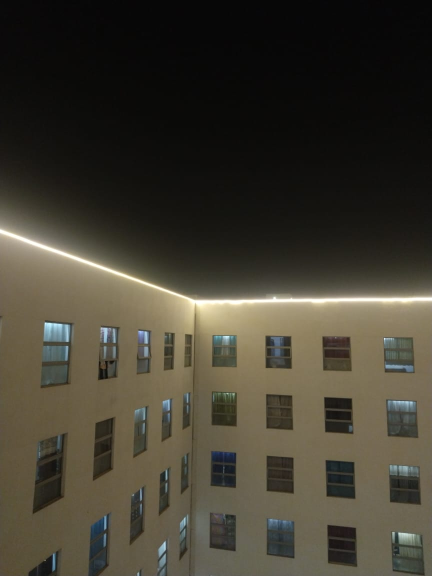
#> input picture OpenCV/WhatsApp Image 2025-11-18 at 11.12.46 PM.jpeg, 864 x 1152 px (shown at 1/2 size)
$ jupyter execute imagestit.ipynb
#> lines starting #> are read from the running program, lines starting #| are printed output that depends on the picture; after the words box and inside, x2 and y2 are one past the last pixel; in counts of white or black regions, pixels touching at a corner belong together
[cell 1]
import cv2
import numpy as np

[cell 2]
# ==== 1. Load Images ====

num_imgs = int(input("How many images do you want to stitch? (min 2): "))
#> the answer given: 3

paths = []
for i in range(num_imgs):
    p = input(f"Enter path for image {i+1}: ")
    paths.append(p)
#> this loop made 3 passes; the answer given on pass 1: WhatsApp Image 2025-11-18 at 11.12.46 PM.jpeg

images = []
for i, p in enumerate(paths):
    img = cv2.imread(p)
#> img is the input picture: shape (1152, 864, 3); mean B, G, R 49.6, 61.4, 65.7

    if img is None:
        print(f"[ERROR] Could not load: {p}")
        continue

    images.append(img)
    print(f"\n[INFO] Loaded Image {i+1}: {p}")

    # Show image correctly (VS Code friendly)
    cv2.imshow(f"Image {i+1}", img)
    cv2.waitKey(1000)        # show for 1 second (you can change this)
    cv2.destroyAllWindows()

if len(images) < 2:
    raise ValueError("Need at least 2 valid images to stitch!")

[cell 3]
gray_images = []

for i, img in enumerate(images):
    gray = cv2.cvtColor(img, cv2.COLOR_BGR2GRAY)
    gray_images.append(gray)
    print(f"[INFO] Converted Image {i+1} to grayscale")
#> this loop made 3 passes
#| [INFO] Converted Image 1 to grayscale
#| [INFO] Converted Image 2 to grayscale
#| [INFO] Converted Image 3 to grayscale
#> pass 1, `gray = cv2.cvtColor(img, cv2.COLOR_BGR2GRAY)`:
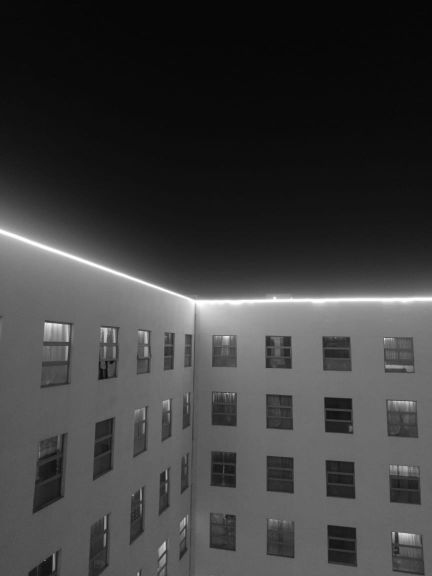
#> gray: shape (1152, 864) (shown at 1/2 size); min 5, max 255, mean 61.4
#> pass 2, `gray = cv2.cvtColor(img, cv2.COLOR_BGR2GRAY)`:
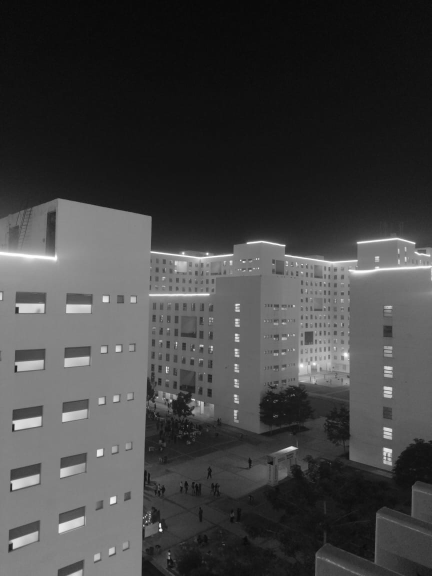
#> gray: shape (1152, 864) (shown at 1/2 size); min 7, max 255, mean 66.6
#> after the loop, gray_images = 3 items

# Show grayscale images (VS Code compatible)
print("\n[INFO] Showing grayscale versions:")
for i, g in enumerate(gray_images):
    print(f"Gray Image {i+1}")

    cv2.imshow(f"Grayscale Image {i+1}", g)
    cv2.waitKey(1000)   # show for 1 second (you can change it)
    cv2.destroyAllWindows()

[cell 4]
orb = cv2.ORB_create(nfeatures=4000)

kp_list = []
des_list = []

for i, gray in enumerate(gray_images):

    # Detect keypoints + descriptors
    keypts, des = orb.detectAndCompute(gray, None)
    print(f"[INFO] Image {i+1}: {len(keypts)} keypoints detected")

    kp_list.append(keypts)
    des_list.append(des)

    # Visualize keypoints
    kp_img = cv2.drawKeypoints(
        gray, keypts, None,
        color=(0, 255, 0),
        flags=cv2.DRAW_MATCHES_FLAGS_DRAW_RICH_KEYPOINTS
    )

    # Show in VS Code
    cv2.imshow(f"Keypoints Image {i+1}", kp_img)
    cv2.waitKey(1000)     # show for 1 second (change to 0 for manual close)
    cv2.destroyAllWindows()
#> this loop made 3 passes
#| [INFO] Image 1: 2003 keypoints detected
#| [INFO] Image 2: 4000 keypoints detected
#| [INFO] Image 3: 4000 keypoints detected
#> pass 1, `kp_img = cv2.drawKeypoints( gray, keypts, None, color=(0, 255, 0), fla..`:
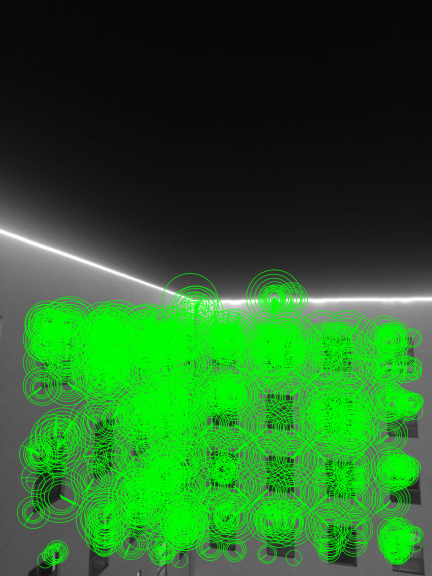
#> kp_img: shape (1152, 864, 3) (shown at 1/2 size); mean of channels 0, 1, 2 37.2, 100.9, 37.2; drawn as B, G, R
#> pass 2, `kp_img = cv2.drawKeypoints( gray, keypts, None, color=(0, 255, 0), fla..`:
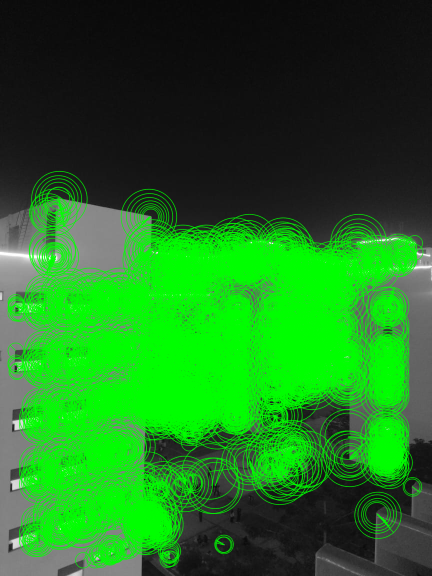
#> kp_img: shape (1152, 864, 3) (shown at 1/2 size); mean of channels 0, 1, 2 30.2, 116.4, 30.2; drawn as B, G, R
#> after the loop, des_list = 3 items; kp_list = 3 items

[cell 5]
def match_features_orb(desc1, desc2):
    # safety checks
    if desc1 is None or desc2 is None:
        print("[ERROR] Descriptor missing — cannot match")
        return []

    if len(desc1) == 0 or len(desc2) == 0:
        print("[ERROR] Empty descriptor set — cannot match")
        return []

    # ORB uses Hamming distance
    bf = cv2.BFMatcher(cv2.NORM_HAMMING, crossCheck=False)

    # KNN matches
    matches = bf.knnMatch(desc1, desc2, k=2)

    # Lowe’s ratio test
    good = [m for m, n in matches if m.distance < 0.75 * n.distance]

    print(f"[INFO] Good Matches: {len(good)}")
    return good


# ============================================================
# AUTOMATIC MATCHING FOR N IMAGES (VS Code)
# ============================================================

all_matches = []

for i in range(len(des_list) - 1):
    print(f"\n=== Matching Image {i+1} with Image {i+2} ===")

    desc1 = des_list[i]
    desc2 = des_list[i + 1]

    good = match_features_orb(desc1, desc2)

    all_matches.append(good)
#> this loop made 2 passes
#> (matches in match_features_orb, good) on passes 1 to 2: (2003 matches, 16 matches), (4000 matches, 4000 matches)
#| === Matching Image 1 with Image 2 ===
#| [INFO] Good Matches: 16
#| === Matching Image 2 with Image 3 ===
#| [INFO] Good Matches: 4000
#> after the loop, all_matches = 2 matches

[cell 6]
def draw_matches(img1, kp1, img2, kp2, matches, max_show=50):
    if len(matches) == 0:
        print("[WARN] No matches to visualize")
        return

    matched_img = cv2.drawMatches(
        img1, kp1,
        img2, kp2,
        matches[:max_show], None,
        flags=cv2.DrawMatchesFlags_NOT_DRAW_SINGLE_POINTS
    )

    cv2.imshow("Matches", matched_img)
    cv2.waitKey(0)
    cv2.destroyAllWindows()

[cell 7]
for i in range(len(all_matches)):
    print(f"\nShowing matches for Image {i+1} & Image {i+2}")
    draw_matches(images[i], kp_list[i], images[i+1], kp_list[i+1], all_matches[i])
#> this loop made 2 passes
#| Showing matches for Image 1 & Image 2
#| Showing matches for Image 2 & Image 3
#> pass 1, in draw_matches, `matched_img = cv2.drawMatches( img1, kp1, img2, kp2, matches[:max_show..`:
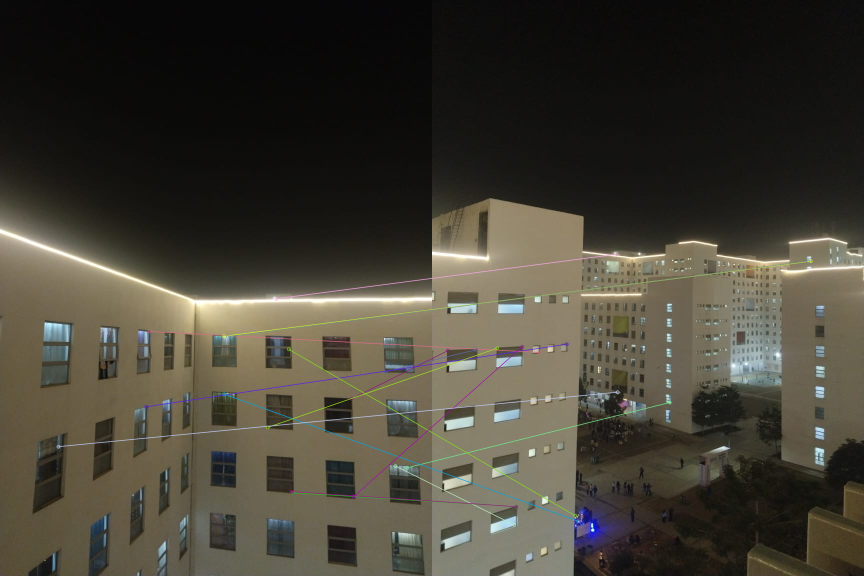
#> matched_img: shape (1152, 1728, 3) (shown at 1/2 size); mean B, G, R 53.5, 64.4, 68.1
#> pass 2, in draw_matches (call 2), `matched_img = cv2.drawMatches( img1, kp1, img2, kp2, matches[:max_show..`:
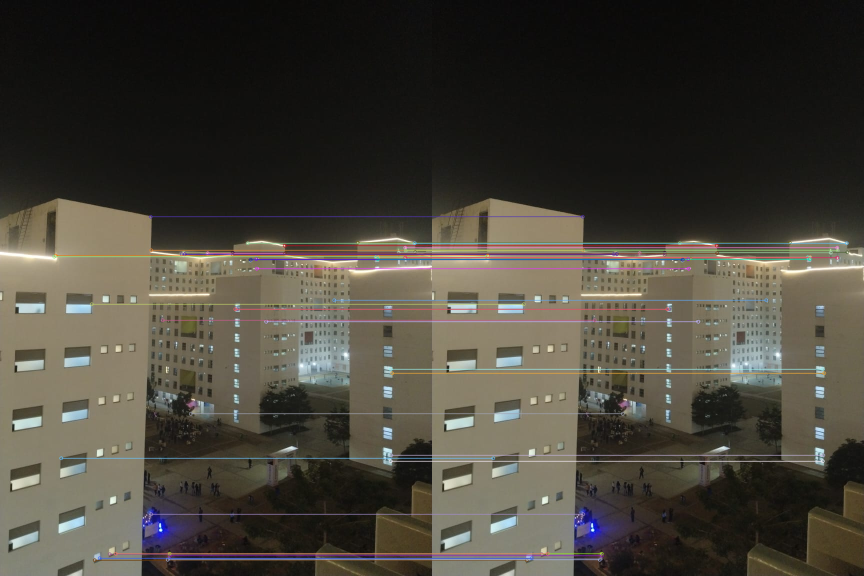
#> matched_img: shape (1152, 1728, 3) (shown at 1/2 size); mean B, G, R 57.9, 67.2, 71.1

[cell 8]
# ==========================================================
# 4. FEATHER BLENDING FUNCTION (must come BEFORE warp_and_merge)
# ==========================================================

def feather_blend(base, overlay):
    base_gray = cv2.cvtColor(base, cv2.COLOR_BGR2GRAY)
    over_gray = cv2.cvtColor(overlay, cv2.COLOR_BGR2GRAY)

    base_mask = (base_gray > 0).astype(np.uint8)
    over_mask = (over_gray > 0).astype(np.uint8)

    if base_mask.max() == 0:
        return overlay
    if over_mask.max() == 0:
        return base

    dist_base = cv2.distanceTransform(base_mask, cv2.DIST_L2, 3)
    dist_over = cv2.distanceTransform(over_mask, cv2.DIST_L2, 3)

    weight_base = dist_base / (dist_base + dist_over + 1e-8)
    weight_over = dist_over / (dist_base + dist_over + 1e-8)

    weight_base = weight_base[..., None]
    weight_over = weight_over[..., None]

    blended = base * weight_base + overlay * weight_over
    return blended.astype(np.uint8)

[cell 9]
# ==========================================================
# AUTO-CROP BLACK BORDERS (must come BEFORE stitching loop)
# ==========================================================

def auto_crop_black(image):
    gray = cv2.cvtColor(image, cv2.COLOR_BGR2GRAY)

    # create binary mask of non-black region
    _, thresh = cv2.threshold(gray, 1, 255, cv2.THRESH_BINARY)

    coords = cv2.findNonZero(thresh)
    if coords is None:
        return image

    x, y, w, h = cv2.boundingRect(coords)
    return image[y:y+h, x:x+w]

[cell 10]
def warp_and_merge(img1, img2, H):
    # Ensure H is float64
    H = H.astype(np.float64)

    h1, w1 = img1.shape[:2]
    h2, w2 = img2.shape[:2]

    # Corners of image 2
    corners_img2 = np.float32([
        [0, 0],
        [0, h2],
        [w2, h2],
        [w2, 0]
    ]).reshape(-1, 1, 2)

    warped_corners_img2 = cv2.perspectiveTransform(corners_img2, H)

    # Corners of image 1
    corners_img1 = np.float32([
        [0, 0],
        [0, h1],
        [w1, h1],
        [w1, 0]
    ]).reshape(-1, 1, 2)

    # All corners combined
    all_corners = np.concatenate((corners_img1, warped_corners_img2), axis=0)

    # Bounding box for panorama
    xmin, ymin = np.int32(all_corners.min(axis=0).ravel() - 0.5)
    xmax, ymax = np.int32(all_corners.max(axis=0).ravel() + 0.5)

    # Translate so image fits whole canvas
    tx, ty = -xmin, -ymin
    T = np.array([[1, 0, tx],
                  [0, 1, ty],
                  [0, 0, 1]], dtype=np.float64)

    size = (xmax - xmin, ymax - ymin)

    # Warp image 2 into the panorama frame
    warped_img2 = cv2.warpPerspective(img2, T @ H, size)

    # Place image 1 onto canvas
    canvas1 = np.zeros_like(warped_img2)
    canvas1[ty:ty + h1, tx:tx + w1] = img1

    # Blend both images
    blended = feather_blend(canvas1, warped_img2)

    return blended

[cell 11]
# ==========================================================
# 7. STITCHING LOOP (AUTOMATIC FOR N IMAGES)
# ==========================================================

panorama = images[0]   # start with first image

for i in range(1, len(images)):
    print(f"\n[STEP] Stitching image {i+1}")

    # ORB features for the current panorama
    gray_pano = cv2.cvtColor(panorama, cv2.COLOR_BGR2GRAY)
    kp_pano, des_pano = orb.detectAndCompute(gray_pano, None)

    # Precomputed features of next image
    kp_next = kp_list[i]
    des_next = des_list[i]

    # Feature match
    matches = match_features_orb(des_pano, des_next)

    if len(matches) < 4:
        print("[ERROR] Not enough matches — skipping image", i+1)
        continue

    # Homography
    src_pts = np.float32([kp_pano[m.queryIdx].pt for m in matches]).reshape(-1,1,2)
    dst_pts = np.float32([kp_next[m.trainIdx].pt for m in matches]).reshape(-1,1,2)

    H, mask = cv2.findHomography(dst_pts, src_pts, cv2.RANSAC, 5.0)
    print("[INFO] Homography:")
    print(H)

    # Warp + blend
    panorama = warp_and_merge(panorama, images[i], H)

    # Crop black borders
    panorama = auto_crop_black(panorama)

    # Show progress
    cv2.imshow("Panorama Progress", panorama)
    cv2.waitKey(1)
#> this loop made 2 passes
#> (matches, good in match_features_orb, mask, h1 in warp_and_merge, w1 in warp_and_merge, h2 in warp_and_merge, w2 in warp_and_merge, corners_img1 in warp_and_merge) on passes 1 to 2: (16 matches, 16 matches, [0, 0, 0, 0, 0, 1, 0, 1, 1, 0, 0, 0, 1, 1, 0, 0], 1152, 864, 1152, 864, [[0, 0], [0, 1152], [864, 1152], [864, 0]]), (16 matches, 16 matches, [0, 0, 0, 0, 0, 1, 0, 1, 1, 0, 0, 0, 1, 1, 0, 0], 1152, 864, 1152, 864, [[0, 0], [0, 1152], [864, 1152], [864, 0]])
#| [STEP] Stitching image 2
#| [INFO] Good Matches: 16
#| [INFO] Homography:
#| [[-1.58342539e+00 -2.10953619e-01  4.78536865e+02]
#|  [-2.31681039e+00 -2.84602950e-01  6.75560500e+02]
#|  [-3.44252825e-03 -4.18242457e-04  1.00000000e+00]]
#| [STEP] Stitching image 3
#| [INFO] Good Matches: 16
#| [INFO] Homography:
#| [[-1.58342539e+00 -2.10953619e-01  4.78536865e+02]
#> (further printed lines are left out)
#> pass 1, in warp_and_merge, `warped_img2 = cv2.warpPerspective(img2, T @ H, size)`:
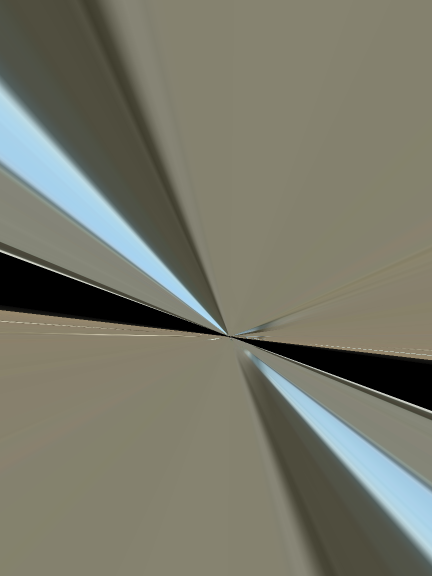
#> warped_img2: shape (1152, 864, 3) (shown at 1/2 size); mean B, G, R 105.8, 120.1, 119.8
#> pass 1, in feather_blend, `over_gray = cv2.cvtColor(overlay, cv2.COLOR_BGR2GRAY)`:
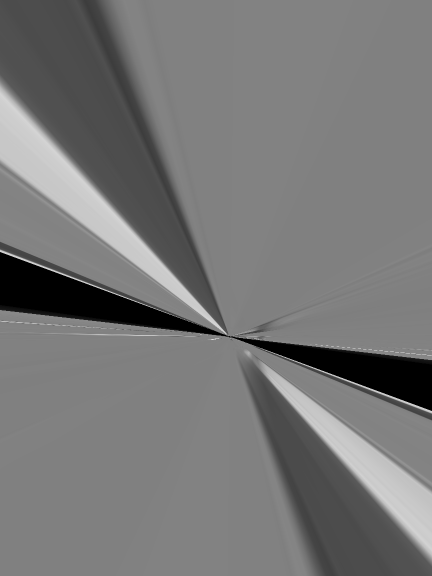
#> over_gray: shape (1152, 864) (shown at 1/2 size); min 0, max 240, mean 118.5
#> pass 1, in feather_blend, `over_mask = (over_gray > 0).astype(np.uint8)`:
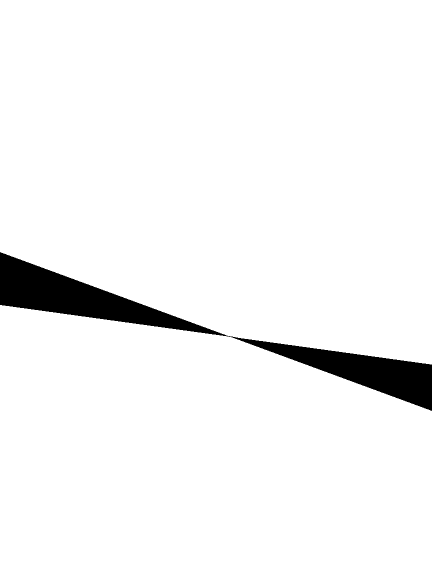
#> over_mask: shape (1152, 864) (shown at 1/2 size); values 0 (black) and 1 (white), 95.7% white; 1 black region, box (x1, y1, x2, y2) and area: (0, 504, 864, 822) 43036
